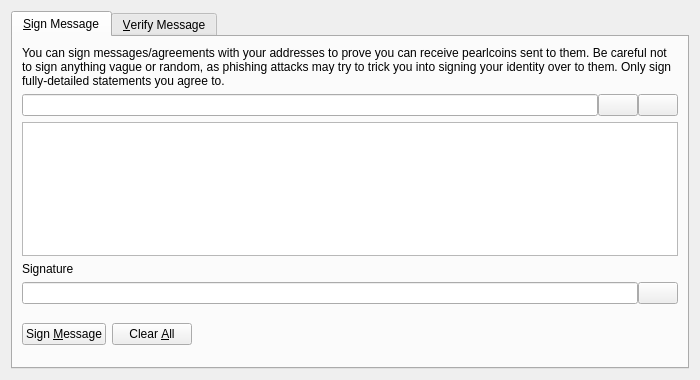
<?xml version="1.0" encoding="UTF-8"?>
<ui version="4.0">
 <class>SignVerifyMessageDialog</class>
 <widget class="QDialog" name="SignVerifyMessageDialog">
  <property name="geometry">
   <rect>
    <x>0</x>
    <y>0</y>
    <width>700</width>
    <height>380</height>
   </rect>
  </property>
  <property name="windowTitle">
   <string>Signatures - Sign / Verify a Message</string>
  </property>
  <property name="modal">
   <bool>true</bool>
  </property>
  <layout class="QVBoxLayout" name="verticalLayout">
   <item>
    <widget class="QTabWidget" name="tabWidget">
     <property name="currentIndex">
      <number>0</number>
     </property>
     <widget class="QWidget" name="tabSignMessage">
      <attribute name="title">
       <string>&amp;Sign Message</string>
      </attribute>
      <layout class="QVBoxLayout" name="verticalLayout_SM">
       <item>
        <widget class="QLabel" name="infoLabel_SM">
         <property name="text">
          <string>You can sign messages/agreements with your addresses to prove you can receive pearlcoins sent to them. Be careful not to sign anything vague or random, as phishing attacks may try to trick you into signing your identity over to them. Only sign fully-detailed statements you agree to.</string>
         </property>
         <property name="textFormat">
          <enum>Qt::PlainText</enum>
         </property>
         <property name="wordWrap">
          <bool>true</bool>
         </property>
        </widget>
       </item>
       <item>
        <layout class="QHBoxLayout" name="horizontalLayout_1_SM">
         <property name="spacing">
          <number>0</number>
         </property>
         <item>
          <widget class="QValidatedLineEdit" name="addressIn_SM">
           <property name="toolTip">
            <string>The Pearlcoin address to sign the message with</string>
           </property>
          </widget>
         </item>
         <item>
          <widget class="QPushButton" name="addressBookButton_SM">
           <property name="toolTip">
            <string>Choose previously used address</string>
           </property>
           <property name="text">
            <string/>
           </property>
           <property name="icon">
            <iconset resource="../bitcoin.qrc">
             <normaloff>:/icons/address-book</normaloff>:/icons/address-book</iconset>
           </property>
           <property name="shortcut">
            <string>Alt+A</string>
           </property>
           <property name="autoDefault">
            <bool>false</bool>
           </property>
          </widget>
         </item>
         <item>
          <widget class="QPushButton" name="pasteButton_SM">
           <property name="toolTip">
            <string>Paste address from clipboard</string>
           </property>
           <property name="text">
            <string/>
           </property>
           <property name="icon">
            <iconset resource="../bitcoin.qrc">
             <normaloff>:/icons/editpaste</normaloff>:/icons/editpaste</iconset>
           </property>
           <property name="shortcut">
            <string>Alt+P</string>
           </property>
           <property name="autoDefault">
            <bool>false</bool>
           </property>
          </widget>
         </item>
        </layout>
       </item>
       <item>
        <widget class="QPlainTextEdit" name="messageIn_SM">
         <property name="toolTip">
          <string>Enter the message you want to sign here</string>
         </property>
        </widget>
       </item>
       <item>
        <widget class="QLabel" name="signatureLabel_SM">
         <property name="text">
          <string>Signature</string>
         </property>
         <property name="textFormat">
          <enum>Qt::PlainText</enum>
         </property>
        </widget>
       </item>
       <item>
        <layout class="QHBoxLayout" name="horizontalLayout_2_SM">
         <property name="spacing">
          <number>0</number>
         </property>
         <item>
          <widget class="QLineEdit" name="signatureOut_SM">
           <property name="font">
            <font>
             <italic>true</italic>
            </font>
           </property>
           <property name="readOnly">
            <bool>true</bool>
           </property>
          </widget>
         </item>
         <item>
          <widget class="QPushButton" name="copySignatureButton_SM">
           <property name="toolTip">
            <string>Copy the current signature to the system clipboard</string>
           </property>
           <property name="text">
            <string/>
           </property>
           <property name="icon">
            <iconset resource="../bitcoin.qrc">
             <normaloff>:/icons/editcopy</normaloff>:/icons/editcopy</iconset>
           </property>
           <property name="autoDefault">
            <bool>false</bool>
           </property>
          </widget>
         </item>
        </layout>
       </item>
       <item>
        <layout class="QHBoxLayout" name="horizontalLayout_3_SM">
         <item>
          <widget class="QPushButton" name="signMessageButton_SM">
           <property name="toolTip">
            <string>Sign the message to prove you own this Pearlcoin address</string>
           </property>
           <property name="text">
            <string>Sign &amp;Message</string>
           </property>
           <property name="icon">
            <iconset resource="../bitcoin.qrc">
             <normaloff>:/icons/edit</normaloff>:/icons/edit</iconset>
           </property>
           <property name="autoDefault">
            <bool>false</bool>
           </property>
          </widget>
         </item>
         <item>
          <widget class="QPushButton" name="clearButton_SM">
           <property name="toolTip">
            <string>Reset all sign message fields</string>
           </property>
           <property name="text">
            <string>Clear &amp;All</string>
           </property>
           <property name="icon">
            <iconset resource="../bitcoin.qrc">
             <normaloff>:/icons/remove</normaloff>:/icons/remove</iconset>
           </property>
           <property name="autoDefault">
            <bool>false</bool>
           </property>
          </widget>
         </item>
         <item>
          <spacer name="horizontalSpacer_1_SM">
           <property name="orientation">
            <enum>Qt::Horizontal</enum>
           </property>
           <property name="sizeHint" stdset="0">
            <size>
             <width>40</width>
             <height>48</height>
            </size>
           </property>
          </spacer>
         </item>
         <item>
          <widget class="QLabel" name="statusLabel_SM">
           <property name="font">
            <font>
             <weight>75</weight>
             <bold>true</bold>
            </font>
           </property>
           <property name="text">
            <string/>
           </property>
           <property name="wordWrap">
            <bool>true</bool>
           </property>
          </widget>
         </item>
         <item>
          <spacer name="horizontalSpacer_2_SM">
           <property name="orientation">
            <enum>Qt::Horizontal</enum>
           </property>
           <property name="sizeHint" stdset="0">
            <size>
             <width>40</width>
             <height>48</height>
            </size>
           </property>
          </spacer>
         </item>
        </layout>
       </item>
      </layout>
     </widget>
     <widget class="QWidget" name="tabVerifyMessage">
      <attribute name="title">
       <string>&amp;Verify Message</string>
      </attribute>
      <layout class="QVBoxLayout" name="verticalLayout_VM">
       <item>
        <widget class="QLabel" name="infoLabel_VM">
         <property name="text">
          <string>Enter the receiver's address, message (ensure you copy line breaks, spaces, tabs, etc. exactly) and signature below to verify the message. Be careful not to read more into the signature than what is in the signed message itself, to avoid being tricked by a man-in-the-middle attack. Note that this only proves the signing party receives with the address, it cannot prove sendership of any transaction!</string>
         </property>
         <property name="textFormat">
          <enum>Qt::PlainText</enum>
         </property>
         <property name="alignment">
          <set>Qt::AlignLeading|Qt::AlignLeft|Qt::AlignTop</set>
         </property>
         <property name="wordWrap">
          <bool>true</bool>
         </property>
        </widget>
       </item>
       <item>
        <layout class="QHBoxLayout" name="horizontalLayout_1_VM">
         <property name="spacing">
          <number>0</number>
         </property>
         <item>
          <widget class="QValidatedLineEdit" name="addressIn_VM">
           <property name="toolTip">
            <string>The Pearlcoin address the message was signed with</string>
           </property>
          </widget>
         </item>
         <item>
          <widget class="QPushButton" name="addressBookButton_VM">
           <property name="toolTip">
            <string>Choose previously used address</string>
           </property>
           <property name="text">
            <string/>
           </property>
           <property name="icon">
            <iconset resource="../bitcoin.qrc">
             <normaloff>:/icons/address-book</normaloff>:/icons/address-book</iconset>
           </property>
           <property name="shortcut">
            <string>Alt+A</string>
           </property>
           <property name="autoDefault">
            <bool>false</bool>
           </property>
          </widget>
         </item>
        </layout>
       </item>
       <item>
        <widget class="QPlainTextEdit" name="messageIn_VM"/>
       </item>
       <item>
        <widget class="QValidatedLineEdit" name="signatureIn_VM"/>
       </item>
       <item>
        <layout class="QHBoxLayout" name="horizontalLayout_2_VM">
         <item>
          <widget class="QPushButton" name="verifyMessageButton_VM">
           <property name="toolTip">
            <string>Verify the message to ensure it was signed with the specified Pearlcoin address</string>
           </property>
           <property name="text">
            <string>Verify &amp;Message</string>
           </property>
           <property name="icon">
            <iconset resource="../bitcoin.qrc">
             <normaloff>:/icons/transaction_0</normaloff>:/icons/transaction_0</iconset>
           </property>
           <property name="autoDefault">
            <bool>false</bool>
           </property>
          </widget>
         </item>
         <item>
          <widget class="QPushButton" name="clearButton_VM">
           <property name="toolTip">
            <string>Reset all verify message fields</string>
           </property>
           <property name="text">
            <string>Clear &amp;All</string>
           </property>
           <property name="icon">
            <iconset resource="../bitcoin.qrc">
             <normaloff>:/icons/remove</normaloff>:/icons/remove</iconset>
           </property>
           <property name="autoDefault">
            <bool>false</bool>
           </property>
          </widget>
         </item>
         <item>
          <spacer name="horizontalSpacer_1_VM">
           <property name="orientation">
            <enum>Qt::Horizontal</enum>
           </property>
           <property name="sizeHint" stdset="0">
            <size>
             <width>40</width>
             <height>48</height>
            </size>
           </property>
          </spacer>
         </item>
         <item>
          <widget class="QLabel" name="statusLabel_VM">
           <property name="font">
            <font>
             <weight>75</weight>
             <bold>true</bold>
            </font>
           </property>
           <property name="text">
            <string/>
           </property>
           <property name="wordWrap">
            <bool>true</bool>
           </property>
          </widget>
         </item>
         <item>
          <spacer name="horizontalSpacer_2_VM">
           <property name="orientation">
            <enum>Qt::Horizontal</enum>
           </property>
           <property name="sizeHint" stdset="0">
            <size>
             <width>40</width>
             <height>48</height>
            </size>
           </property>
          </spacer>
         </item>
        </layout>
       </item>
      </layout>
     </widget>
    </widget>
   </item>
  </layout>
 </widget>
 <customwidgets>
  <customwidget>
   <class>QValidatedLineEdit</class>
   <extends>QLineEdit</extends>
   <header>qvalidatedlineedit.h</header>
  </customwidget>
 </customwidgets>
 <resources>
  <include location="../bitcoin.qrc"/>
 </resources>
 <connections/>
</ui>
